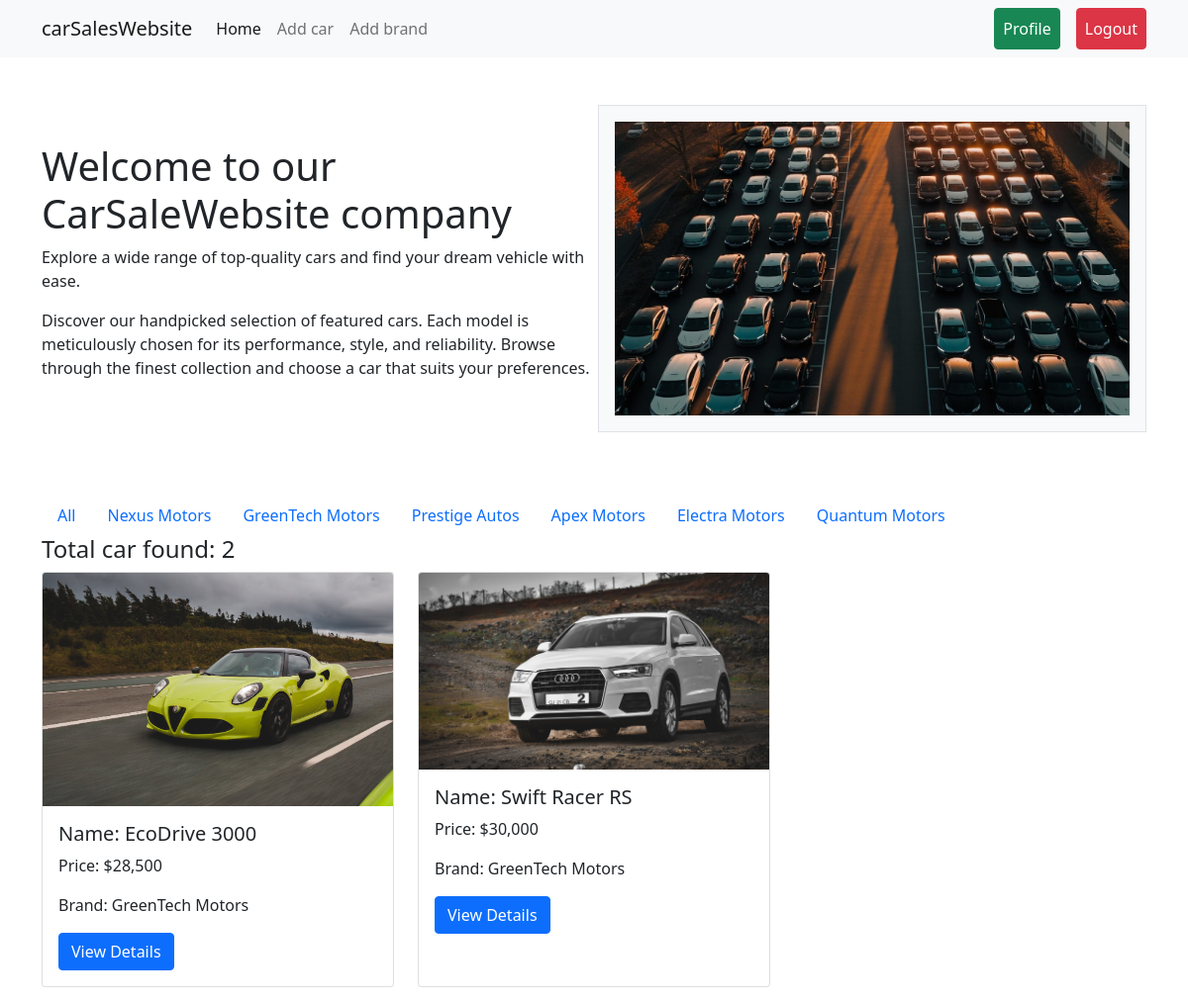
Screenshot of /brand/2/ (signed in) with the database file from the repository.
### brand/models.py (models this page shows)
class BrandModel(models.Model):
    name = models.CharField(max_length=100)
    def __str__(self) -> str:
        return f" {self.name}"

### car/models.py (models this page shows, shortened)
class CarModel(models.Model):
    name= models.CharField(max_length=55)
    description = models.TextField()
    price =models.CharField(max_length=55)
    brand = models.ForeignKey(BrandModel, on_delete=models.CASCADE)
    quantity = models.PositiveBigIntegerField(default=10)
    image = models.ImageField(upload_to='car/media/uploads/')

### carSalesWebsite/views.py (the view)
# urls.py: 2. Add a URL to urlpatterns:  path('', views.home, name='home')
def home(request, id = None):
    cars = CarModel.objects.all()
    if id is not None:
        brand = BrandModel.objects.get(id=id)
        cars =CarModel.objects.filter(brand=brand)
    brands = BrandModel.objects.all()
    return render(request, 'home.html', {'cars':cars, 'brands':brands})

### templates/home.html (shortened to what this page needs)
{% extends "base.html" %}
{% load static %}
{% block content %}
<div class="container py-5">
  <div class="row g-2">
    <div class="col-6 d-flex align-items-center">
      <div class="">
        <h1>Welcome to our CarSaleWebsite company</h1>
        <p>Explore a wide range of top-quality cars and find your dream vehicle with ease.</p>
        <p>Discover our handpicked selection of featured cars. Each model is meticulously chosen for its performance, style, and reliability. Browse through the finest collection and choose a car that suits your preferences.</p>
      </div>
    </div>
    <div class="col-6">
      <div class="p-3 border bg-light">
        <img src="{% static "images/home_img.jpg" %}" class="img-fluid" alt="">
      </div>
    </div>
  </div>
</div>
<div class="container py-3">
  <ul class="nav nav-pills">
    {% if brands %}
    <li class="nav-item">
      <a class="nav-link" aria-current="page" href="{%url 'homepage'%}">All</a>
    </li>
    {% endif %}
    {% for brand in brands%}
    <li class="nav-item">
      <a class="nav-link" href="{% url 'category_wise_car' brand.id %}">{{brand.name}}</a>
    </li>
    {% endfor %}
  </ul>
  <h4>Total car found: {{cars|length}}</h4>
  <div class="row row-cols-1 row-cols-md-3 g-4">
    {% for car in cars%}
    <div class="col">
      <div class="card h-100">
        <img src="{{car.image.url}}" class="card-img-top" alt="{{car.name}}">
        <div class="card-body">
          <h5 class="card-title">Name: {{car.name}}</h5>
          <p class="card-text">Price: ${{car.price}}</p>
          <p class="card-text">Brand: {{car.brand}}</p>
          <a href="{% url 'car_details' car.id%}" class="btn btn-primary">View Details</a>
        </div>
      </div>
    </div>
    {% endfor %}
  </div>
</div>
{% endblock content %}

### rows the page displays
BrandModel: name "Nexus Motors"
BrandModel: name "GreenTech Motors"
BrandModel: name "Prestige Autos"
BrandModel: name "Apex Motors"
BrandModel: name "Electra Motors"
BrandModel: name "Quantum Motors"
CarModel: image (picture), name "EcoDrive 3000", price "28,500", brand "GreenTech Motors"
CarModel: image (picture), name "Swift Racer RS", price "30,000", brand "GreenTech Motors"

### other values shown
{{ cars|length }} "2"
